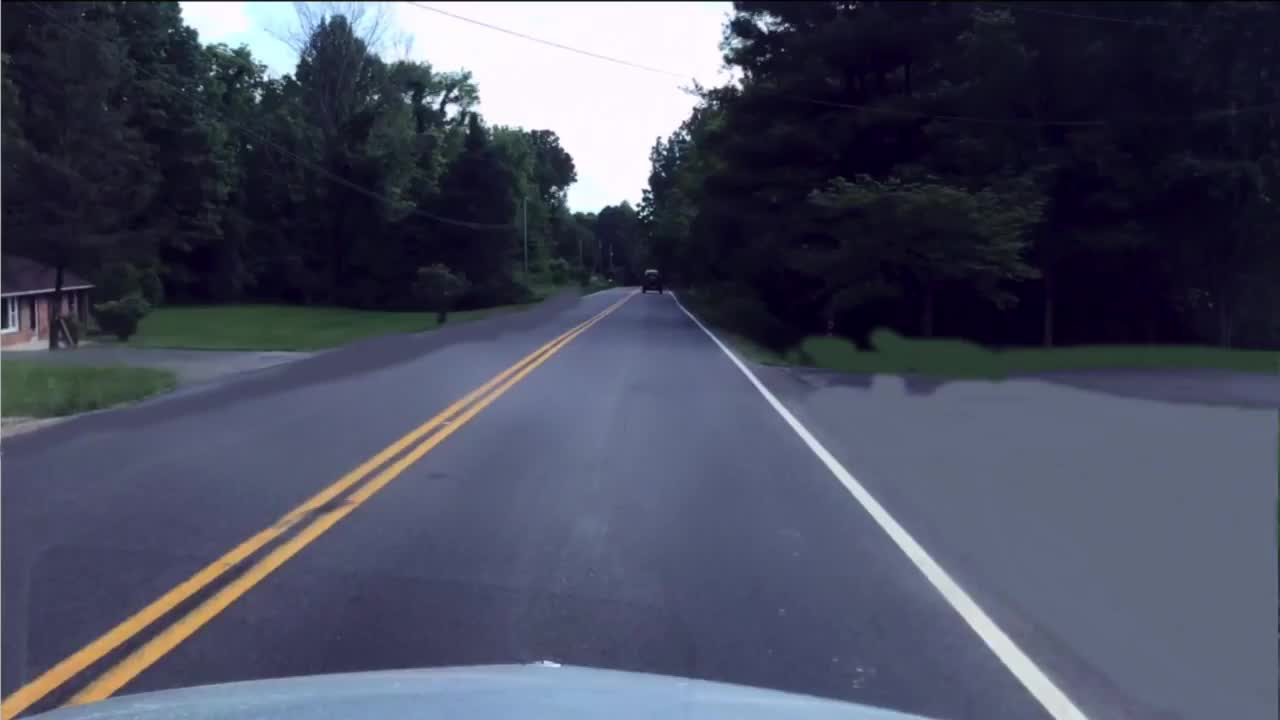
#> input picture Chapter 05. Image segmentation/images/car.png, 1280 x 720 px
$ jupyter execute --allow-errors '5.1 Boundary-based segmentation. Hough transform.ipynb'   (older library calls are emulated)
#> lines starting #> are read from the running program, lines starting #| are printed output that depends on the picture
# 5.1 Boundary-based segmentation. Hough transform

Image segmentation is the process of **partitioning an image into regions by assigning a label to every pixel**, such that pixels with the same label share certain characteristics. Formally, it maps an image $I(x,y)$ to a **label map** $M(x,y)$, where $M(x,y)=k$ means that the pixel $(x,y)$ is assigned the label $k \in \{1,\dots,K\}$. The techniques addressing those problems can be classified into two major groups:

- Those producing regions with **similar appearance** or visual properties (*e.g.*, intensity, color, texture, or spatial proximity), addressed by **classical segmentation** methods.
- Those segmenting **meaningful entities** (*e.g.*, **semantic segmentation** where every pixel is assigned a semantic class label, or **instance segmentation** where each countable object instance gets its own mask, see Fig.1). This is faced by **learning-based segmentation** methods (deep neural networks).

<figure style="text-align:center">

  <figcaption>Fig. 1. Example of instance segmentation where each region corresponds to an object in the scene.</figcaption>
</figure>$\\[5pt]$

Classical methods can be further classified into:
- **Boundary-based techniques**, which identify the image regions through the boundaries that separate them. Edge pixels enclose a region with similar intensities.
- **Threshold-based techniques**, which separate regions according to their pixel intensity.
- **Region-based techniques**, which form regions by grouping pixels according to their similarity in features and/or spatial relationships.
- **Graph-based techniques**, which represent the image as a weighted graph and partition it by cutting it.

Fig. 2 summarizes these classical techniques, together with the main types of learning-based segmentation.

<figure style="text-align:center">

  <figcaption>Fig. 2. Summary of image segmentation techniques.</figcaption>
</figure>$\\[5pt]$

In this chapter we are going to experience boundary-based and region-based techniques, starting with **boundary-based techniques**, which are based on detecting specific boundaries in the image (e.g. circles). In this context, boundaries are defined as edge pixels that enclose a region.

Boundary-based techniques could be roughly classified into:
- **Local techniques.** Try to segment regions by detecting closed boundaries, which typically enclose pixels with similar intensities.
   - LoG + zero crossing.
   - Edge following (Canny operator).
- **Global techniques.** Detect particular shapes in the image (circles, lines, etc.).
   - Hough transform.

This notebook will cover the **Hough transform** (<a href="#511">section 5.1.1</a>), a boundary-based technique that can be used for detecting regions with an arbitrary shape in images, and its faster variant, the **probabilistic Hough transform** (<a href="#512">section 5.1.2</a>).

## Problem context - Self-driving car

A prestigious company located at PTA (The Andalusia Technology Park) is organizing a [hackathon](https://en.wikipedia.org/wiki/Hackathon) for this year in order to motivate college students to make further progress in the autonomous cars field. Computer vision students at UMA decided to take part in it, but the organizers have posed an initial basic task to guarantee that participants have expertise in computer vision techniques.

This way, the company sent to students a task for **implementing a basic detector of road lane lines using OpenCV in Python**. We are lucky! These are two tools that we know well ;).

Detecting road lane lines is a fundamental task for autonomous vehicles while driving on the road. It is the building block to other path planning and control actions like braking and steering.

So here we are! We are going to detect road lane lines using the Hough transform in OpenCV.

<figure style="text-align:center">

  <figcaption>Fig. 3. Example of road lane line detection from a car camera.</figcaption>
</figure>$\\[5pt]$

> 🔍 <font color="#0072B2"><b>AI Exploration:</b> Classical vs learning-based lane detection</font>
> **Suggested prompt**
> *In the context of self-driving cars, how do classical road lane line detectors (edge detection + Hough transform) and learning-based detectors compare? What are the advantages and drawbacks of each one?*

[cell 1]
# In case of using Google Colab, mount Google Drive
try:
    from google.colab import drive
    drive.mount('/content/drive')
    # If your notebook and images are in your Drive, change directory accordingly:
    # %cd '/content/drive/MyDrive/Colab Notebooks/uma_cv_2027/Chapter 05. Image segmentation'
except ImportError:
    pass

import numpy as np
import cv2
import math
import matplotlib.pyplot as plt
import matplotlib
import scipy.stats as stats

matplotlib.rcParams['figure.figsize'] = (10.0, 10.0)
images_path = './images/'

## 5.1.1 Hough transform <a id="511"></a>

The **Hough Transform** is a technique for the detection of arbitrary shapes in an image. For that, such shapes must be expressed in:

- analytical form (**classic Hough**), e.g. using the mathematical representation of lines, circles, ellipses, etc., or
- in a numerical form (**generalized Hough**) where the shape is given by a table.

Since our goal is to detect lines, we will focus here on analytically expressed shapes. Specifically, a line can be represented analytically as:

$$y = ax + b$$

where $a$ is the slope and $b$ is the $y$-intercept, what is called the **explicit representation** of a line. However, this representation is problematic when representing vertical lines ($a=\infty$), and the possible values of $a$ cannot be discretized in a bounded range. Another option is its **normal form**:

$$\rho = x \cos \theta + y \sin \theta$$

where $\rho$ is the signed perpendicular distance from the origin $(0,0)$ to the line, and $\theta$ is the angle between the $x$ axis and this perpendicular line, measured clockwise since in images the $y$ axis points down (see Fig. 4). Thereby, we are going to represent lines using the pair of parameters $(\rho, \theta)$.

<figure style="text-align:center">

  <figcaption>Fig. 4. Normal form of a line.</figcaption>
</figure>$\\[5pt]$

The Hough transform works by a voting procedure, which is carried out in a parameter space ($\rho,\theta$ in our case). This technique consists of the following steps:

1. **Build an accumulator matrix**, where rows index the possible values of $\rho$, and columns those for $\theta$. For example, if the possible values for $\rho$ are $-d, \ldots, -1, 0, 1, \ldots, d$ (where $d$ is the max distance, e.g. the diagonal size of the image) and those for $\theta$ are $0^\circ, 1^\circ, \ldots, 179^\circ$, the matrix shape would be $(2d+1, 180)$.

[cell 2]
# Define possible rho and theta values
theta_values = [0,np.pi/4,np.pi/2,3*np.pi/4]
d = 5 # Max distance
rho_values = list(range(-d, d+1)) # rho is signed: from -d to d

# Create the accumulator
acc = np.zeros([len(rho_values),len(theta_values)])

2. **Obtain the edge points** that are candidates to belong to the shape boundaries: apply an edge detector and binarize its response (e.g. by thresholding the gradient magnitude). Some detectors, like Canny, already return a binary edge image.

[cell 3]
# Coordinates of white points in binary image
xs = np.array([1,2,3])
ys = np.array([4,3,2])

# Initial image
plt.subplot(221)
blank_image = np.zeros((6,4,1), np.uint8)
blank_image[ys,xs] = 255
plt.imshow(blank_image, cmap='gray');
plt.title('Initial binary image')

# Show them!
plt.subplot(222)
plt.plot(xs,ys,'rx')
plt.axis('scaled')
axes = plt.gca()
axes.set_xlim([0,4])
axes.set_ylim([0,6])
plt.gca().invert_yaxis()
plt.title('White pixels in binary image');
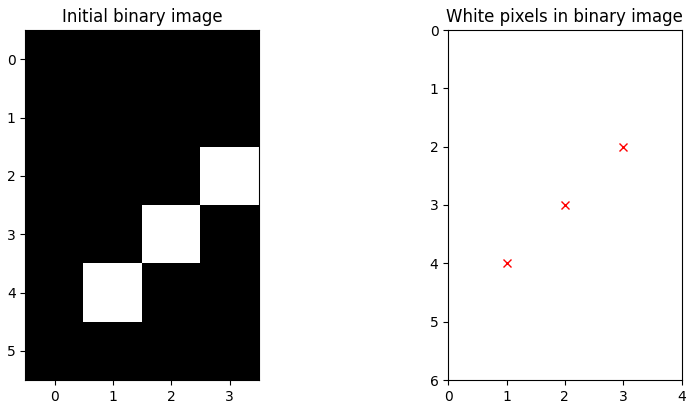
#> figure drawn by matplotlib, 2 panels

3. For each candidate (white pixel, that is, **edge point**):
   1. **Evaluate**: Since the point coordinates $(x,y)$ are known, place them in the normal form of the line and iterate over the possible values of $\theta$ to obtain the values for $\rho$. In the previous example, $\rho_i = x \cos \theta_i + y \sin \theta_i,\ i \in \{0, \ldots, 179\}$.
   2. **Vote**: For every obtained pair $(\rho_i, \theta_i)$, round $\rho_i$ to the closest value of $\rho$ in the accumulator (e.g. $3.54 \rightarrow 4$) and increment by one the value of its associated cell.

If we do this with an accumulator with enough resolution, we would get a sinusoidal curve $\rho(\theta) = x \cos \theta + y \sin \theta$ in the parameter space.

[cell 4]
# For each white pixel

for i in range (0,len(xs)):
    x = xs[i]
    y = ys[i]

    # Show the point voting
    subplot_index = str(32) + str(i*2+1)
    plt.subplot(int(subplot_index))
    plt.axis('scaled')
    axes = plt.gca()
    axes.set_xlim([0,4])
    axes.set_ylim([0,6])

    plt.plot(xs,ys,'rx')
    plt.plot(x,y,'co')

    plt.title('Pixel being evaluated at iteration ' + str(i+1))
    plt.gca().invert_yaxis()


    # Evaluate the (x,y) coordinates for different values of theta, and
    # retrieve rho
    for theta_index in range(0,len(theta_values)):
        theta = theta_values[theta_index]
        rho = x*np.cos(theta) + y*np.sin(theta)
        rho = int(np.round(rho))
        # Vote! (rows go from rho = -d to rho = d, so rho is stored in row rho + d)
        acc[rho + d][theta_index] += 1.0

    # Show the accumulator
    subplot_index = str(32) + str(i*2+2)
    plt.subplot(int(subplot_index))
    plt.imshow(acc,cmap='gray',vmax=3,aspect='auto');
    plt.xticks([0, 1, 2, 3], [r'$0$', r'$\pi/4$', r'$\pi/2$', r'$3\pi/4$'])
    plt.yticks(range(len(rho_values)), rho_values)

    plt.title('Accumulator values')
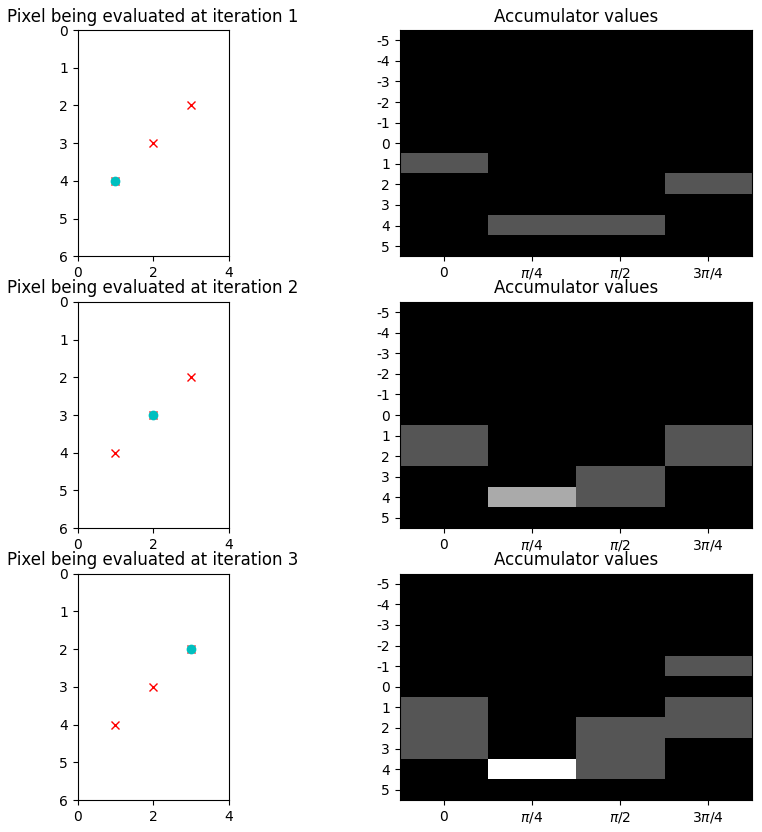
#> figure drawn by matplotlib, 6 panels

4. Finally, **obtain the shape candidates** by setting a threshold to control how many votes a pair $(\rho, \theta)$ needs to be considered a line, and by looking for local maxima (**peaks**) in the accumulator.

Fig. 5 shows the whole procedure: each edge point (left) votes for all the lines that go through it, drawing a sinusoidal curve in the accumulator (right). The peak gives the detected line.

<figure style="text-align:center">

  <figcaption>Fig. 5. Left, image space. Right, parameter space illustrating the evolution of the votes. Note that in this example $\theta$ has only 12 possible values ($0^\circ, 15^\circ, \ldots, 165^\circ$).</figcaption>
</figure>$\\[5pt]$

The idea behind this algorithm is that each pixel votes for all the lines that go through it. Then, when a second pixel votes, the line connecting both pixels gets two votes, since it goes through both of them. The more pixels a line goes through, the more votes it gets, which is why the lines of the image appear as peaks in the accumulator.

> 🛠️ <font color="#0B6B3A"><b>AI Coding Support:</b> Detecting lines with OpenCV</font>
> In practice, the Hough transform for detecting lines is already implemented in the OpenCV function [`cv2.HoughLines()`](https://docs.opencv.org/4.2.0/dd/d1a/group__imgproc__feature.html#ga46b4e588934f6c8dfd509cc6e0e4545a), so let's see how it works!

> **Suggested prompt**
> *I need to use OpenCV to detect lines in an image with the Hough transform through the `cv2.HoughLines()` function. Do not write the full solution. Explain how its main parameters (`image`, `rho`, `theta` and `threshold`) relate to the accumulator and the voting procedure of the Hough transform, which values are typically used, and what output I should expect.*

Prior to using `cv2.HoughLines()`, and as commented in step 2 of the algorithm, a binary image is needed. For that we are going to resort to our old friend the Canny algorithm, so the detected edges will be the white pixels in the binary image.

> 🛠️ <font color="#0B6B3A"><b>AI Coding Support:</b> Remembering Canny in OpenCV</font>
> **Suggested prompt**
> *Briefly remind me what the OpenCV function `cv2.Canny()` expects as input (image type and main parameters) and what it returns. Keep it short and do not write the full solution.*

As we know, noisy images seriously hamper the performance of computer vision techniques, and since [cv2.Canny()](https://docs.opencv.org/4.2.0/dd/d1a/group__imgproc__feature.html#ga04723e007ed888ddf11d9ba04e2232de) does not include blurring, we provide here a method called `gaussian_smoothing()` to assist you in that task.

[cell 5]
def gaussian_smoothing(image, sigma, w_kernel):
    """ Blur and normalize input image.

        Args:
            image: Input image to be binarized
            sigma: Standard deviation of the Gaussian distribution
            w_kernel: Kernel aperture size

        Returns:
            binarized: Blurred image
    """

    # Define 1D kernel
    s=sigma
    w=w_kernel
    kernel_1D = [np.exp(-z*z/(2*s*s))/np.sqrt(2*np.pi*s*s) for z in range(-w,w+1)]

    # Apply distributive property of convolution
    kernel_2D = np.outer(kernel_1D,kernel_1D)

    # Blur image
    smoothed_img = cv2.filter2D(image,cv2.CV_8U,kernel_2D)

    # Normalize to [0 255] values
    smoothed_norm = np.array(image.shape)
    smoothed_norm = cv2.normalize(smoothed_img,None, 0, 255, cv2.NORM_MINMAX)

    return smoothed_norm

### **<span style="color:green"><b><i>ASSIGNMENT 1: Detecting lines with Hough</i></b></span>**

**Your first task is** to apply [`cv2.HoughLines()`](https://docs.opencv.org/4.2.0/dd/d1a/group__imgproc__feature.html#ga46b4e588934f6c8dfd509cc6e0e4545a) to the image `car.png`, a test image taken from the frontal camera of a car. Draw the resultant lines using [`cv2.line()`](https://docs.opencv.org/4.2.0/d6/d6e/group__imgproc__draw.html#ga7078a9fae8c7e7d13d24dac2520ae4a2).

*Note that `cv2.HoughLines()` returns a $( n_\text{lines} \times 1 \times 2 )$ array containing, in each row, the $(\rho, \theta)$ pair of each detected line, where $\theta \in [0, \pi)$ and $\rho$ can be negative. For drawing the lines, you have to [transform the resultant lines](https://docs.opencv.org/4.x/d9/db0/tutorial_hough_lines.html) from the $(\rho, \theta)$ space to Cartesian coordinates.*

Try different parameter values until you get something like this:

<figure style="text-align:center">

  <figcaption>Fig. 6. Example of lines detection.</figcaption>
</figure>$\\[5pt]$

[cell 6]
# Assignment 1
# Read the image
image = cv2.imread(images_path + "car.png",-1)
#> image is the input picture: shape (720, 1280, 3); mean B, G, R 94.7, 76.1, 72.6

# Convert to RGB and get gray image
image = cv2.cvtColor(image, None)
#> image: shape (720, 1280, 4); mean of channels 0, 1, 2, 3 94.7, 76.1, 72.6, 255
gray = cv2.cvtColor(image, None)

# Blur the gray image
#> (the rest of this cell did not finish here and is left out)


# Apply Canny algorithm
edges = cv2.Canny(None,100,200,apertureSize = 3)

# Search for lines using Hough transform
lines = cv2.HoughLines(None, rho=None, theta=None, threshold=None)

# For each line
for i in range(0, len(lines)):

    # Transform from polar coordinates to Cartesian coordinates
    rho = lines[i][0][None]
    theta = lines[i][0][None]

    a = math.cos(None)
    b = math.sin(None)

    x0 = None * None
    y0 = None * None

    # Get two points in that line
    x1 = int(x0 + 2000*(-b));
    y1 = int(y0 + 2000*(a))
    pt1 = (x1,y1)
    x2 = int(x0 - 2000*(-b))
    y2 = int(y0 - 2000*(a))
    pt2 = (x2,y2)

    # Draw the line in the RGB image
    cv2.line(image, None, None, (255,0,0), 3, cv2.LINE_AA)

# Show resultant image
plt.imshow(image);

## 5.1.2 Probabilistic Hough transform <a id="512"></a>

For high-resolution images and large accumulator sizes the Hough transform may need long execution times. However, in applications like autonomous cars a fast execution is mandatory. For example, having a car moving at 100 km/h covers $\sim$ 28 meters in a second. Imagine how much the lines can change in that time!

The **probabilistic Hough Transform** is a more complex implementation of the Hough Line Transform. This alternative does not take all the points in the binary image into account, but a random subset of them that are still enough for line detection. This also results in lower thresholds when deciding if a line exists or not.

In its *progressive* version, random edge points vote one at a time. As soon as a cell of the accumulator exceeds the threshold, a line has been found: the edge points along it are joined into a **segment**, and they are removed from the image together with their votes. This way, many edge points never need to vote.

Fig. 7 shows this procedure: random edge points (left) vote in the accumulator (right) until a cell exceeds the threshold, and then the detected segment is drawn and its points are removed.

<figure style="text-align:center">

  <figcaption>Fig. 7. Progressive probabilistic Hough transform: random edge points vote until a line is found, and the points of the detected segment are removed.</figcaption>
</figure>$\\[5pt]$

> 🛠️ <font color="#0B6B3A"><b>AI Coding Support:</b> Probabilistic Hough transform in OpenCV</font>
> OpenCV implements the probabilistic Hough transform in the function [`cv2.HoughLinesP()`](https://docs.opencv.org/4.2.0/dd/d1a/group__imgproc__feature.html#ga8618180a5948286384e3b7ca02f6feeb), so let's see how it works!

> **Suggested prompt**
> *I need to use OpenCV to detect line segments with the probabilistic Hough transform through the `cv2.HoughLinesP()` function. Do not write the full solution. Explain what its main parameters mean, including `minLineLength` and `maxLineGap`, how they differ from those of `cv2.HoughLines()`, and what output I should expect.*

### **<span style="color:green"><b><i>ASSIGNMENT 2: Another option for detecting lines</i></b></span>**

Apply [`cv2.HoughLinesP()`](https://docs.opencv.org/4.2.0/dd/d1a/group__imgproc__feature.html#ga8618180a5948286384e3b7ca02f6feeb) to the image `car.png` and draw the detected segments. Try different parameter values until you get something like this:

<figure style="text-align:center">

  <figcaption>Fig. 8. Lines detection example with the probabilistic Hough Transform.</figcaption>
</figure>$\\[5pt]$

[cell 7]
# Assignment 2
# Read the image
image = cv2.imread(images_path + "car.png",-1)

# Convert to RGB and get gray image
image = cv2.cvtColor(image, None)
gray = cv2.cvtColor(image, None)

# Blur the gray image
#> (the rest of this cell did not finish here and is left out)
